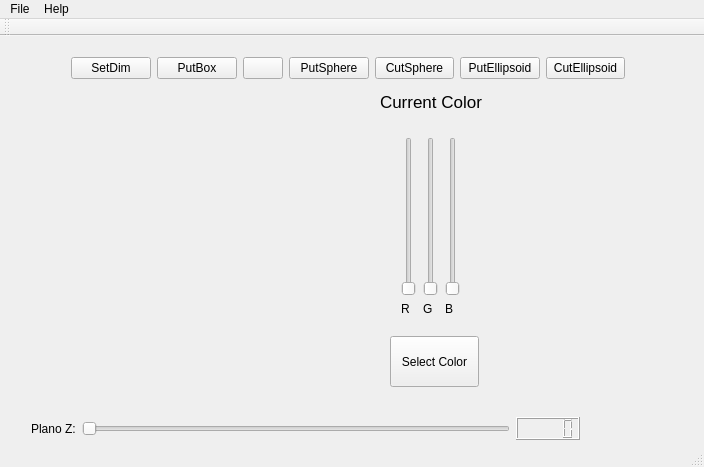
<?xml version="1.0" encoding="UTF-8"?>
<ui version="4.0">
 <class>MainWindow</class>
 <widget class="QMainWindow" name="MainWindow">
  <property name="geometry">
   <rect>
    <x>0</x>
    <y>0</y>
    <width>704</width>
    <height>467</height>
   </rect>
  </property>
  <property name="windowTitle">
   <string>MainWindow</string>
  </property>
  <widget class="QWidget" name="centralWidget">
   <widget class="Plotter" name="widget" native="true">
    <property name="geometry">
     <rect>
      <x>60</x>
      <y>80</y>
      <width>281</width>
      <height>281</height>
     </rect>
    </property>
   </widget>
   <widget class="QWidget" name="layoutWidget">
    <property name="geometry">
     <rect>
      <x>20</x>
      <y>370</y>
      <width>571</width>
      <height>46</height>
     </rect>
    </property>
    <layout class="QGridLayout" name="gridLayout">
     <item row="0" column="2">
      <widget class="QLCDNumber" name="lcdNumberZ"/>
     </item>
     <item row="0" column="0">
      <widget class="QLabel" name="label">
       <property name="text">
        <string>Plano Z:</string>
       </property>
      </widget>
     </item>
     <item row="0" column="1">
      <widget class="QSlider" name="horizontalSliderZ">
       <property name="maximum">
        <number>10</number>
       </property>
       <property name="orientation">
        <enum>Qt::Horizontal</enum>
       </property>
      </widget>
     </item>
    </layout>
   </widget>
   <widget class="QWidget" name="layoutWidget">
    <property name="geometry">
     <rect>
      <x>60</x>
      <y>0</y>
      <width>575</width>
      <height>64</height>
     </rect>
    </property>
    <layout class="QGridLayout" name="gridLayout_2">
     <item row="0" column="7">
      <widget class="QPushButton" name="pushButtonCutEllip">
       <property name="text">
        <string>CutEllipsoid</string>
       </property>
      </widget>
     </item>
     <item row="0" column="4">
      <widget class="QPushButton" name="pushButtonPutSphere">
       <property name="text">
        <string>PutSphere</string>
       </property>
      </widget>
     </item>
     <item row="0" column="2">
      <widget class="QPushButton" name="pushButtonPutBox">
       <property name="text">
        <string>PutBox</string>
       </property>
      </widget>
     </item>
     <item row="0" column="5">
      <widget class="QPushButton" name="pushButtonCurSphere">
       <property name="text">
        <string>CutSphere</string>
       </property>
      </widget>
     </item>
     <item row="0" column="3">
      <widget class="QPushButton" name="pushButtonCutBox">
       <property name="text">
        <string/>
       </property>
       <property name="icon">
        <iconset resource="cube.qrc">
         <normaloff>:/iconfinder_Rubics_Cube_toy_magic_cube_geek_3186861.svg</normaloff>:/iconfinder_Rubics_Cube_toy_magic_cube_geek_3186861.svg</iconset>
       </property>
       <property name="iconSize">
        <size>
         <width>25</width>
         <height>25</height>
        </size>
       </property>
      </widget>
     </item>
     <item row="0" column="0">
      <widget class="QPushButton" name="pushButtonDim">
       <property name="text">
        <string>SetDim</string>
       </property>
      </widget>
     </item>
     <item row="0" column="6">
      <widget class="QPushButton" name="pushButtonPutEllip">
       <property name="text">
        <string>PutEllipsoid</string>
       </property>
      </widget>
     </item>
    </layout>
   </widget>
   <widget class="QPushButton" name="ColorButton">
    <property name="geometry">
     <rect>
      <x>390</x>
      <y>300</y>
      <width>89</width>
      <height>51</height>
     </rect>
    </property>
    <property name="text">
     <string>Select Color</string>
    </property>
   </widget>
   <widget class="QWidget" name="layoutWidget">
    <property name="geometry">
     <rect>
      <x>390</x>
      <y>90</y>
      <width>82</width>
      <height>201</height>
     </rect>
    </property>
    <layout class="QHBoxLayout" name="horizontalLayout">
     <item>
      <layout class="QVBoxLayout" name="verticalLayout_3">
       <item>
        <widget class="QSlider" name="verticalSlider">
         <property name="orientation">
          <enum>Qt::Vertical</enum>
         </property>
        </widget>
       </item>
       <item>
        <widget class="QLabel" name="label_2">
         <property name="text">
          <string>R</string>
         </property>
        </widget>
       </item>
      </layout>
     </item>
     <item>
      <layout class="QVBoxLayout" name="verticalLayout_2">
       <item>
        <widget class="QSlider" name="verticalSlider_2">
         <property name="orientation">
          <enum>Qt::Vertical</enum>
         </property>
        </widget>
       </item>
       <item>
        <widget class="QLabel" name="label_3">
         <property name="text">
          <string>G</string>
         </property>
        </widget>
       </item>
      </layout>
     </item>
     <item>
      <layout class="QVBoxLayout" name="verticalLayout">
       <item>
        <widget class="QSlider" name="verticalSlider_3">
         <property name="orientation">
          <enum>Qt::Vertical</enum>
         </property>
        </widget>
       </item>
       <item>
        <widget class="QLabel" name="label_4">
         <property name="text">
          <string>B</string>
         </property>
        </widget>
       </item>
      </layout>
     </item>
    </layout>
   </widget>
   <widget class="QLabel" name="label_5">
    <property name="geometry">
     <rect>
      <x>380</x>
      <y>50</y>
      <width>111</width>
      <height>31</height>
     </rect>
    </property>
    <property name="font">
     <font>
      <pointsize>13</pointsize>
     </font>
    </property>
    <property name="text">
     <string>Current Color</string>
    </property>
   </widget>
  </widget>
  <widget class="QMenuBar" name="menuBar">
   <property name="geometry">
    <rect>
     <x>0</x>
     <y>0</y>
     <width>704</width>
     <height>22</height>
    </rect>
   </property>
   <widget class="QMenu" name="menuFile">
    <property name="title">
     <string>File</string>
    </property>
    <addaction name="actionSave_File"/>
    <addaction name="actionView_solid"/>
    <addaction name="separator"/>
    <addaction name="actionExit"/>
   </widget>
   <widget class="QMenu" name="menuHelp">
    <property name="title">
     <string>Help</string>
    </property>
    <addaction name="actionAbout"/>
   </widget>
   <addaction name="menuFile"/>
   <addaction name="menuHelp"/>
  </widget>
  <widget class="QToolBar" name="mainToolBar">
   <attribute name="toolBarArea">
    <enum>TopToolBarArea</enum>
   </attribute>
   <attribute name="toolBarBreak">
    <bool>false</bool>
   </attribute>
  </widget>
  <widget class="QStatusBar" name="statusBar"/>
  <action name="actionSave_File">
   <property name="text">
    <string>Save File</string>
   </property>
  </action>
  <action name="actionView_solid">
   <property name="text">
    <string>View solid</string>
   </property>
  </action>
  <action name="actionExit">
   <property name="text">
    <string>Exit</string>
   </property>
  </action>
  <action name="actionAbout">
   <property name="text">
    <string>About</string>
   </property>
  </action>
 </widget>
 <layoutdefault spacing="6" margin="11"/>
 <customwidgets>
  <customwidget>
   <class>Plotter</class>
   <extends>QWidget</extends>
   <header>plotter.h</header>
   <container>1</container>
   <slots>
    <slot>mudaAmplitude(int)</slot>
   </slots>
  </customwidget>
 </customwidgets>
 <resources>
  <include location="cube.qrc"/>
 </resources>
 <connections>
  <connection>
   <sender>horizontalSliderZ</sender>
   <signal>valueChanged(int)</signal>
   <receiver>lcdNumberZ</receiver>
   <slot>display(int)</slot>
   <hints>
    <hint type="sourcelabel">
     <x>384</x>
     <y>421</y>
    </hint>
    <hint type="destinationlabel">
     <x>615</x>
     <y>406</y>
    </hint>
   </hints>
  </connection>
 </connections>
</ui>
